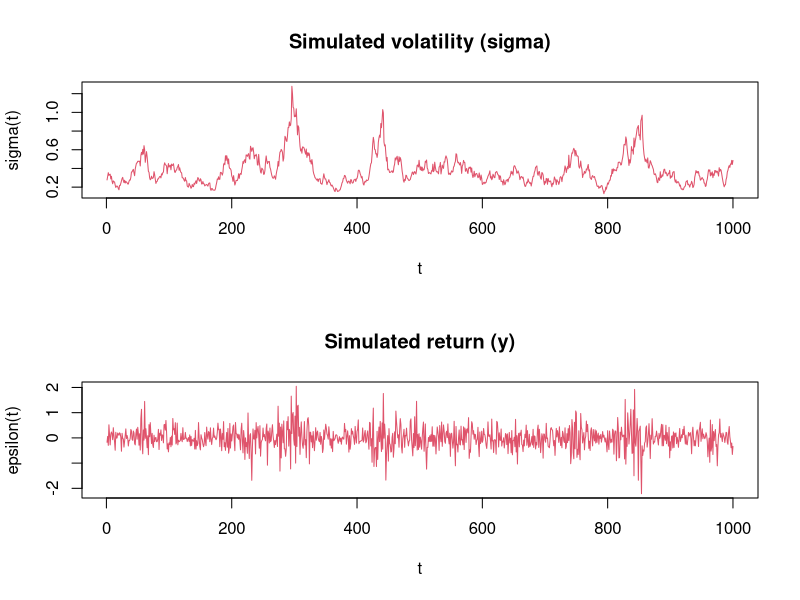

Reproduce this figure in R.
##
##  Stochastic volatility model
##
##  epsilon(t) = exp(h(t)/2)*z(t), z(t) ~ N(0, 1)
##  x(t) = log(sigma(t)^2)
##  x(t+1) = omega + phi*x(t) + eta(t)
##  eta(t) ~ N(0, sigma_eta^2)
##

##--- initial setup ---##
rm(list=ls())
gc()
gc()
set.seed(1)


##--- set true values ---##

dome <- -0.1    # omega
dphi <- 0.95   # phi
dsig <- 0.2    # sigma_eta


##--- set variables ---##

ns <- 1000     # the number of observations

veps <- vx <- matrix(0, ns, 1)

dinm <- dome / (1 - dphi)      # stationary mean for initial
dimv <- dsig^2 / (1 - dphi^2)  # stationary variance for initial


##--- simulate observations ---##

ve <- rnorm(ns)           # simulation z(t)
veta <- rnorm(ns)         # simulation eta(t)

vx[1] <- dinm + sqrt(dimv) * rnorm(1);
for (t in 1:ns) {
  veps[t] <- exp(vx[t]/2) * ve[t]   # compute return
  if (t < ns) {
    vx[t+1] <- dome + dphi * vx[t] + dsig * veta[t]
  }
}


##--- draw figure ---##

dev.new()
par(mfrow = c(2, 1))
plot(exp(vx/2), type='l',
     col='2', main='Simulated volatility (sigma)',
     xlab='t', ylab='sigma(t)')
plot(veps, type='l',
     col='2', main='Simulated return (y)',
     xlab='t', ylab='epsilon(t)')


##--- output to csv file ---##

write.csv(cbind(veps, vx), "lecture4_data.csv", row.names=FALSE)

